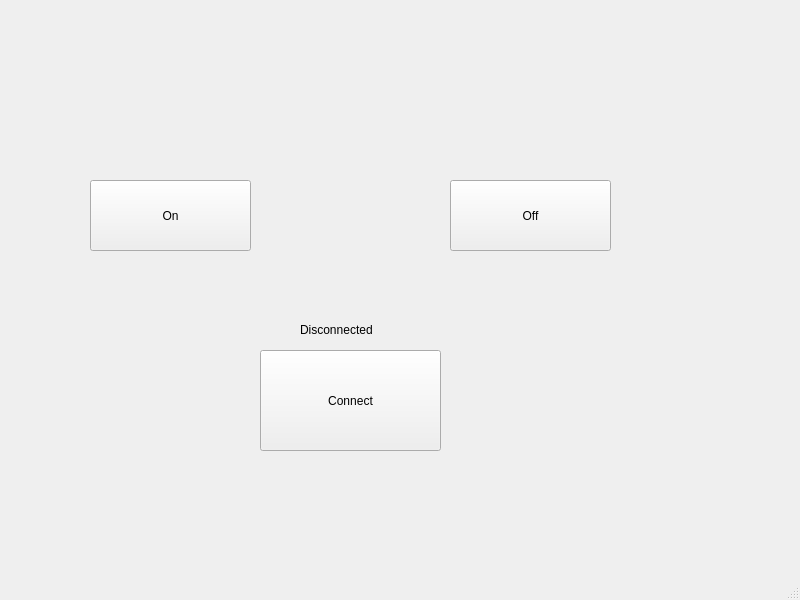
<?xml version="1.0" encoding="UTF-8"?>
<ui version="4.0">
 <class>MainWindow</class>
 <widget class="QMainWindow" name="MainWindow">
  <property name="geometry">
   <rect>
    <x>0</x>
    <y>0</y>
    <width>800</width>
    <height>600</height>
   </rect>
  </property>
  <property name="windowTitle">
   <string>MainWindow</string>
  </property>
  <widget class="QWidget" name="centralwidget">
   <widget class="QPushButton" name="btnOn">
    <property name="geometry">
     <rect>
      <x>90</x>
      <y>180</y>
      <width>161</width>
      <height>71</height>
     </rect>
    </property>
    <property name="text">
     <string>On</string>
    </property>
   </widget>
   <widget class="QPushButton" name="btnOff">
    <property name="geometry">
     <rect>
      <x>450</x>
      <y>180</y>
      <width>161</width>
      <height>71</height>
     </rect>
    </property>
    <property name="text">
     <string>Off</string>
    </property>
   </widget>
   <widget class="QPushButton" name="btnDisconnect">
    <property name="geometry">
     <rect>
      <x>260</x>
      <y>350</y>
      <width>181</width>
      <height>101</height>
     </rect>
    </property>
    <property name="text">
     <string>Connect</string>
    </property>
   </widget>
   <widget class="QLabel" name="labelStatus">
    <property name="geometry">
     <rect>
      <x>300</x>
      <y>320</y>
      <width>101</width>
      <height>20</height>
     </rect>
    </property>
    <property name="text">
     <string>Disconnected</string>
    </property>
   </widget>
  </widget>
  <widget class="QMenuBar" name="menubar">
   <property name="geometry">
    <rect>
     <x>0</x>
     <y>0</y>
     <width>800</width>
     <height>26</height>
    </rect>
   </property>
  </widget>
  <widget class="QStatusBar" name="statusbar"/>
 </widget>
 <resources/>
 <connections/>
</ui>
